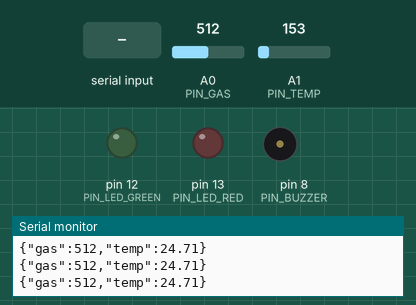
A sketch run on a simulated Arduino Uno, built with avr-gcc and run on an emulated ATmega328P. Shown: output pins drawn as LEDs (lit = HIGH), buzzer (waves = sounding), the last lines printed to the serial monitor. Inputs (shaded band) come from the test bench; at power-on: A0 (PIN_GAS) = 512, A1 (PIN_TEMP) = 153.

Above: at 2.2 s.
2.3 s: A0 (PIN_GAS) set to 588
3.8 s: A0 (PIN_GAS) set to 613
At 5.2 s:
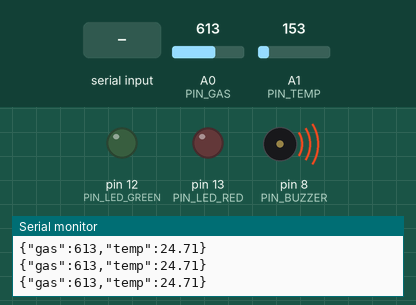
5.5 s: "A" received over Serial
At 6.5 s:
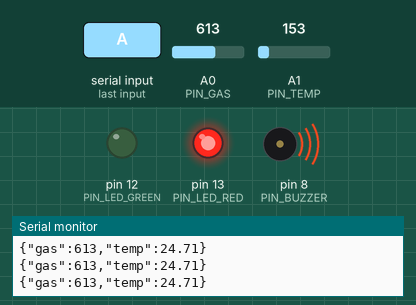
7.0 s: "N" received over Serial
At 7.7 s:
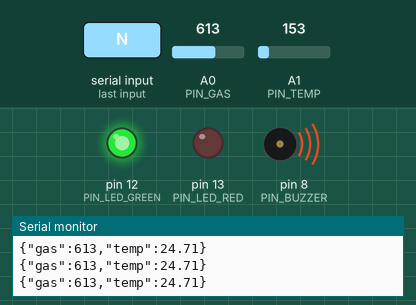
8.5 s: A0 (PIN_GAS) set to 590
At 9.0 s:
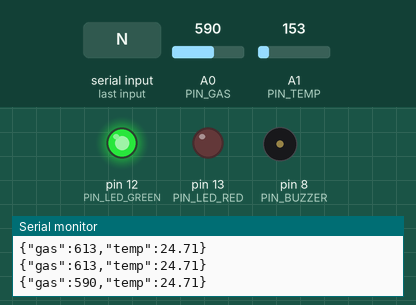
10.0 s: "A" received over Serial
At 11.4 s:
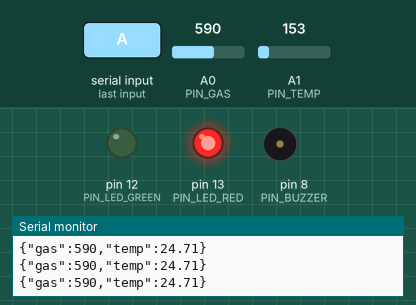
Timing chart, 0 to 12.5 s (numbered marks = the images above; inputs shaded):
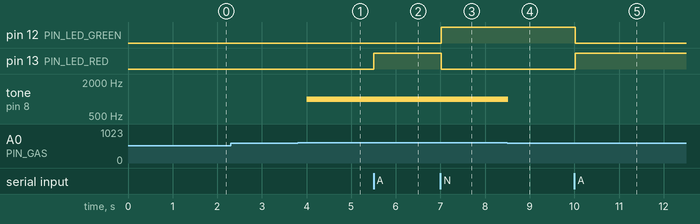

Measured:
- the behaviour switches between 600 and 601 on A0 (PIN_GAS) (found by bisection; images 0 and 1)
- after the input at 3.8 s, tone on pin 8 (PIN_BUZZER): silent → 1000 Hz after 0.21 s
- after the input at 5.5 s, pin 13 (PIN_LED_RED): LOW → HIGH at once
- after the input at 7.0 s, pin 12 (PIN_LED_GREEN): LOW → HIGH at once; pin 13 (PIN_LED_RED): HIGH → LOW at once
- after the input at 8.5 s, tone on pin 8 (PIN_BUZZER): 1000 Hz → silent at once
- after the input at 10.0 s, pin 12 (PIN_LED_GREEN): HIGH → LOW at once; pin 13 (PIN_LED_RED): LOW → HIGH at once

The sketch:

arduino_code.ino
```cpp
// Arduino Code cho Tinkercad & Hardware thật
 #include <Arduino.h>

const int PIN_GAS = A0;
const int PIN_TEMP = A1;
const int PIN_BUZZER = 8;
const int PIN_LED_RED = 13;
const int PIN_LED_GREEN = 12;

void setup() {
  Serial.begin(9600); // Giao tiếp với Python
  pinMode(PIN_BUZZER, OUTPUT);
  pinMode(PIN_LED_RED, OUTPUT);
  pinMode(PIN_LED_GREEN, OUTPUT);

  // Warm up sensor (mô phỏng thì không cần đợi lâu)
  delay(1000);
}

void loop() {
  // 1. Đọc dữ liệu
  int gasValue = analogRead(PIN_GAS);
  int tempReading = analogRead(PIN_TEMP);

  // Chuyển đổi nhiệt độ cho TMP36 (Voltage -> Celsius)
  float voltage = tempReading * 5.0;
  voltage /= 1024.0;
  float tempC = (voltage - 0.5) * 100;

  // 2. Gửi dữ liệu lên Python (Dạng JSON string cho dễ parse)
  // Format: {"gas": 120, "temp": 32.5}
  Serial.print("{\"gas\":");
  Serial.print(gasValue);
  Serial.print(",\"temp\":");
  Serial.print(tempC);
  Serial.println("}");

  // 3. Nhận lệnh từ Python (Nếu Python phát hiện lửa -> Kêu còi)
  if (Serial.available() > 0) {
    char command = Serial.read();
    if (command == 'A') { // A = Alarm ON
      digitalWrite(PIN_LED_RED, HIGH);
      digitalWrite(PIN_LED_GREEN, LOW);
      tone(PIN_BUZZER, 1000);
    } else if (command == 'N') { // N = Normal
      digitalWrite(PIN_LED_RED, LOW);
      digitalWrite(PIN_LED_GREEN, HIGH);
      noTone(PIN_BUZZER);
    }
  }

  // (Tùy chọn) Logic dự phòng: Tự kêu nếu gas quá cao kể cả khi mất kết nối Python
  // (Tùy chọn) Logic dự phòng
  if (gasValue > 600) {
      tone(PIN_BUZZER, 1000);
  } else if (Serial.available() == 0) {
      // Chỉ tắt còi khi không có lệnh từ Python VÀ Gas an toàn
      noTone(PIN_BUZZER);
  }

  delay(500); // Update mỗi 0.5s
}
```
